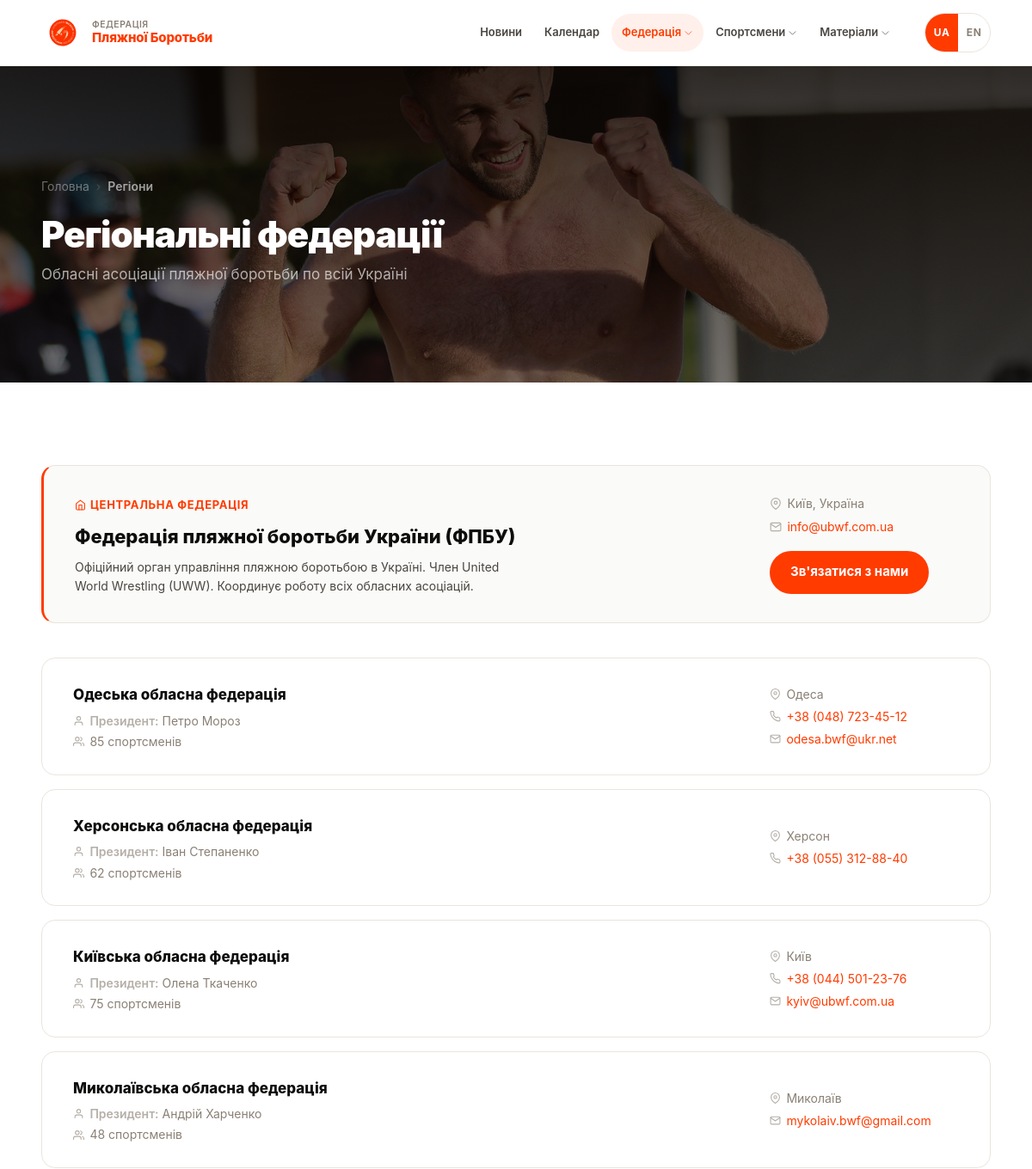
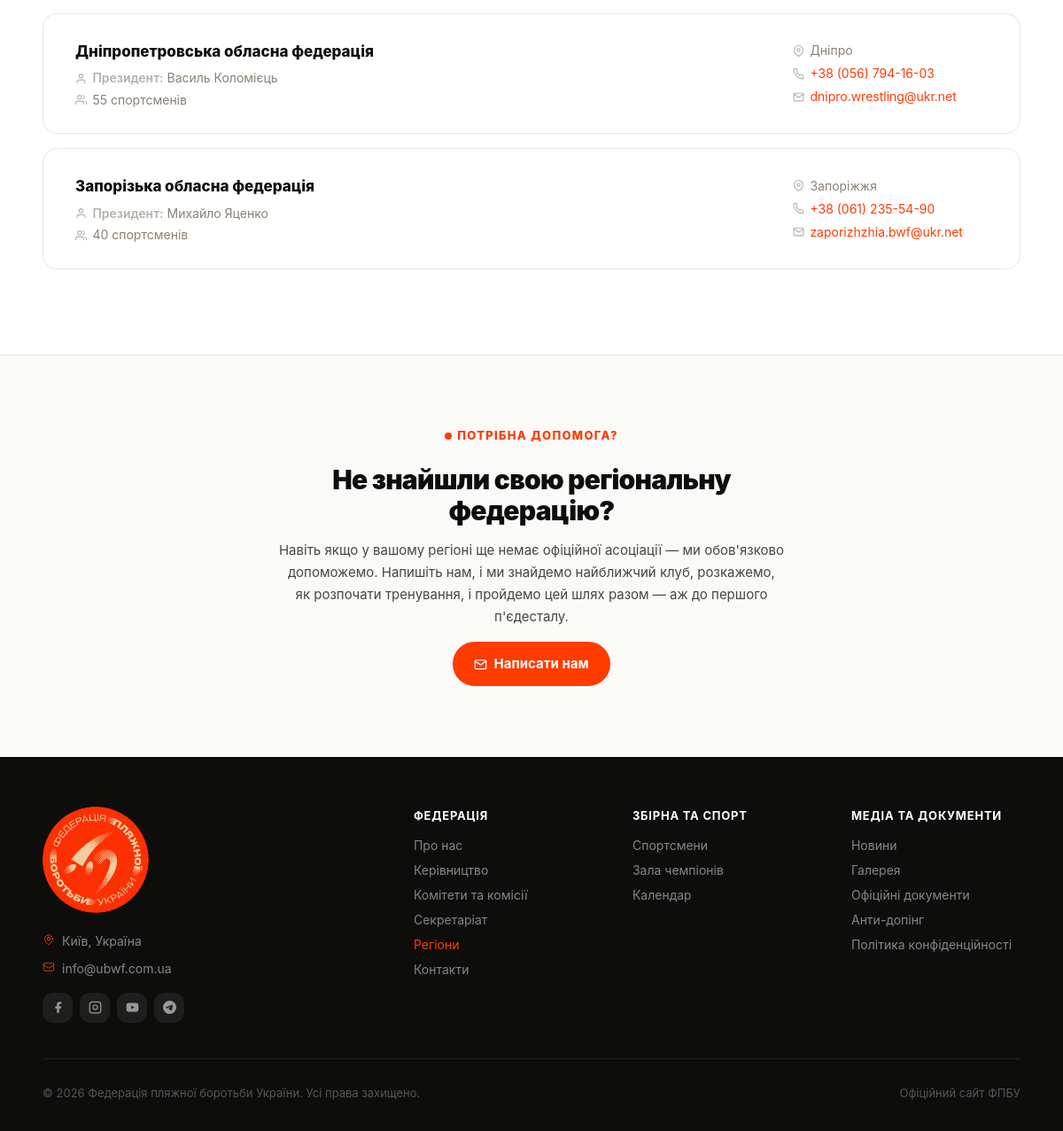
Page /regions on the committed database (2 pictures, top to bottom).
### tables this page shows
CREATE TABLE regions (
        id INTEGER PRIMARY KEY AUTOINCREMENT,
        name TEXT NOT NULL,
        name_en TEXT,
        city TEXT,
        president TEXT,
        contact_email TEXT,
        athletes_count INTEGER DEFAULT 0,
        sort_order INTEGER DEFAULT 0
    , contact_phone TEXT, city_en TEXT, president_en TEXT);

### app.py (the view)
@app.route('/regions')
def fed_regions():
    regions = db.get_regions()
    return render_template('federation/regions.html', regions=regions)

### app.py (called while the page is built)
@app.before_request
def set_language():
    lang = request.cookies.get('lang', 'uk')
    g.lang = lang if lang in SUPPORTED_LANGS else 'uk'
    g.t    = make_t(g.lang)

@app.template_filter('lf')
def lang_field(row, field):
    if g.lang == 'en':
        try:
            v = row[field + '_en']
            if v: return v
        except (KeyError, IndexError, TypeError):
            pass
    try:
        return row[field]
    except (KeyError, IndexError, TypeError):
        return ''

@app.context_processor
def inject_globals():
    return {
        'current_year': datetime.today().year,
        'lang': g.lang,
        't': g.t,
        'icon': _icon,
    }

def _fix_text_node(text):
    text = _PREP_RE.sub(lambda m: m.group(1) + ' ', text)
    text = _YEAR_RE.sub(r'\1 \2', text)
    return text

### db.py (called while the page is built)
def get_db():
    conn = sqlite3.connect(DB_PATH)
    conn.row_factory = sqlite3.Row
    conn.execute("PRAGMA journal_mode=WAL")
    return conn

def get_regions():
    conn = get_db()
    rows = conn.execute("SELECT * FROM regions ORDER BY sort_order, name").fetchall()
    conn.close()
    return rows

### icons.py (called while the page is built)
def icon(name, cls='', size=None):
    inner = _ICONS.get(name, '')
    if not inner:
        return Markup('')
    class_attr = f' class="{cls}"' if cls else ''
    size_attr = f' width="{size}" height="{size}"' if size else ''
    return Markup(
        f'<svg{class_attr}{size_attr} xmlns="http://www.w3.org/2000/svg" fill="none" '
        f'viewBox="0 0 24 24" stroke-width="1.5" stroke="currentColor" aria-hidden="true">'
        f'{inner}</svg>'
    )

### translations.py (called while the page is built)
def make_t(lang):
    d = TRANSLATIONS.get(lang, UK)
    def t(key):
        return d.get(key, UK.get(key, key))
    return t

### templates/federation/regions.html (shortened to what this page needs)
{% extends "base.html" %}
{% block content %}
<div class="page-hero page-hero--dark page-hero--regions">
    <div class="container">
        <nav class="breadcrumb">
            <a href="/" class="nav-link">{{ t('nav.home') }}</a>
            <span class="sep">›</span>
            <span class="cur">{{ t('nav.fed.regions') }}</span>
        </nav>
        <h1 class="page-hero-title">{{ 'Regional Federations' if lang == 'en' else 'Регіональні федерації' }}</h1>
        <p class="page-hero-desc">{{ 'Beach wrestling associations across all Ukrainian regions' if lang == 'en' else 'Обласні асоціації пляжної боротьби по всій Україні' }}</p>
    </div>
</div>
<section class="section">
    <div class="container">
        <div class="region-card--featured">
            <div class="region-featured-main">
                <div class="region-featured-tag">
                    <svg width="13" height="13" viewBox="0 0 24 24" fill="none" stroke="currentColor" stroke-width="2" stroke-linecap="round" stroke-linejoin="round" aria-hidden="true"><path d="M3 9l9-7 9 7v11a2 2 0 0 1-2 2H5a2 2 0 0 1-2-2z"/><polyline points="9 22 9 12 15 12 15 22"/></svg>
                    {{ 'National Federation' if lang == 'en' else 'Центральна федерація' }}
                </div>
                <div class="region-name">
                    {{ 'Ukrainian Beach Wrestling Federation (UBWF)' if lang == 'en' else 'Федерація пляжної боротьби України (ФПБУ)' }}
                </div>
                <p class="region-featured-desc">
                    {{ 'Official governing body of beach wrestling in Ukraine. Member of United World Wrestling (UWW). Coordinates the work of all regional associations.' if lang == 'en' else 'Офіційний орган управління пляжною боротьбою в Україні. Член United World Wrestling (UWW). Координує роботу всіх обласних асоціацій.' }}
                </p>
            </div>
            <div class="region-featured-contacts">
                <div class="region-info-row">
                    <svg width="14" height="14" viewBox="0 0 24 24" fill="none" stroke="currentColor" stroke-width="2" stroke-linecap="round" stroke-linejoin="round" aria-hidden="true"><path d="M21 10c0 7-9 13-9 13s-9-6-9-13a9 9 0 0 1 18 0z"/><circle cx="12" cy="10" r="3"/></svg>
                    <span>{{ 'Kyiv, Ukraine' if lang == 'en' else 'Київ, Україна' }}</span>
                </div>
                <div class="region-info-row">
                    <svg width="14" height="14" viewBox="0 0 24 24" fill="none" stroke="currentColor" stroke-width="2" stroke-linecap="round" stroke-linejoin="round" aria-hidden="true"><path d="M4 4h16c1.1 0 2 .9 2 2v12c0 1.1-.9 2-2 2H4c-1.1 0-2-.9-2-2V6c0-1.1.9-2 2-2z"/><polyline points="22,6 12,13 2,6"/></svg>
                    <a href="mailto:info@ubwf.com.ua">info@ubwf.com.ua</a>
                </div>
                <a href="/contacts" class="btn btn-brand nav-link" style="margin-top:0.625rem;">
                    {{ 'Contact us' if lang == 'en' else "Зв'язатися з нами" }}
                </a>
            </div>
        </div>
        {% if regions %}
        <div class="region-list">
            {% for r in regions %}
            <div class="region-card">
                <div class="region-card-main">
                    <div class="region-name">{{ r | lf('name') }}</div>
                    <div class="region-card-meta">
                        {% if r['president'] %}
                        <div class="region-info-row">
                            <svg width="13" height="13" viewBox="0 0 24 24" fill="none" stroke="currentColor" stroke-width="2" stroke-linecap="round" stroke-linejoin="round" aria-hidden="true"><path d="M20 21v-2a4 4 0 0 0-4-4H8a4 4 0 0 0-4 4v2"/><circle cx="12" cy="7" r="4"/></svg>
                            <span><span class="region-role">{{ 'President' if lang == 'en' else 'Президент' }}:</span> {{ r | lf('president') }}</span>
                        </div>
                        {% endif %}
                        {% if r['athletes_count'] %}
                        <div class="region-info-row">
                            <span>{{ r['athletes_count'] }} {{ 'athletes' if lang == 'en' else 'спортсменів' }}</span>
                        </div>
                        {% endif %}
                    </div>
                </div>
                {% set has_contacts = r['city'] or r['contact_phone'] or r['contact_email'] %}
                {% if has_contacts %}
                <div class="region-card-contacts">
                    {% if r['city'] %}
                    <div class="region-info-row">
                        <svg width="13" height="13" viewBox="0 0 24 24" fill="none" stroke="currentColor" stroke-width="2" stroke-linecap="round" stroke-linejoin="round" aria-hidden="true"><path d="M21 10c0 7-9 13-9 13s-9-6-9-13a9 9 0 0 1 18 0z"/><circle cx="12" cy="10" r="3"/></svg>
                        <span>{{ r | lf('city') }}</span>
                    </div>
                    {% endif %}
                    {% if r['contact_phone'] %}
                    <div class="region-info-row">
                        <a href="tel:{{ r['contact_phone'] }}">{{ r['contact_phone'] }}</a>
                    </div>
                    {% endif %}
                    {% if r['contact_email'] %}
                    <div class="region-info-row">
                        <svg width="13" height="13" viewBox="0 0 24 24" fill="none" stroke="currentColor" stroke-width="2" stroke-linecap="round" stroke-linejoin="round" aria-hidden="true"><path d="M4 4h16c1.1 0 2 .9 2 2v12c0 1.1-.9 2-2 2H4c-1.1 0-2-.9-2-2V6c0-1.1.9-2 2-2z"/><polyline points="22,6 12,13 2,6"/></svg>
                        <a href="mailto:{{ r['contact_email'] }}">{{ r['contact_email'] }}</a>
                    </div>
                    {% endif %}
                </div>
                {% endif %}
            </div>
            {% endfor %}
        </div>
        {% else %}
        <div class="empty-state">
            <p>{{ 'Regional information coming soon.' if lang == 'en' else 'Інформація про регіони незабаром.' }}</p>
        </div>
        {% endif %}
    </div>
</section>
<section class="region-contact-cta">
    <div class="container">
        <div class="region-contact-cta-inner">
            <div class="section-eyebrow">
                <svg width="8" height="8" viewBox="0 0 8 8" fill="currentColor" aria-hidden="true"><circle cx="4" cy="4" r="4"/></svg>
                {{ 'Need help?' if lang == 'en' else 'Потрібна допомога?' }}
            </div>
            <h2 class="region-contact-cta-title">
            </h2>
            <p class="region-contact-cta-desc">
            </p>
            <a href="/contacts" class="btn btn-brand nav-link">
                <svg width="15" height="15" viewBox="0 0 24 24" fill="none" stroke="currentColor" stroke-width="2" stroke-linecap="round" stroke-linejoin="round" aria-hidden="true"><path d="M4 4h16c1.1 0 2 .9 2 2v12c0 1.1-.9 2-2 2H4c-1.1 0-2-.9-2-2V6c0-1.1.9-2 2-2z"/><polyline points="22,6 12,13 2,6"/></svg>
                {{ 'Write to us' if lang == 'en' else 'Написати нам' }}
            </a>
        </div>
    </div>
</section>
{% endblock %}

### rows in the picture
regions: name "Одеська обласна федерація", value "Президент", president "Петро Мороз", athletes_count "85", value "спортсменів", city "Одеса", contact_phone "+38 (048) 723-45-12", contact_email "odesa.bwf@ukr.net"
regions: name "Херсонська обласна федерація", value "Президент", president "Іван Степаненко", athletes_count "62", value "спортсменів", city "Херсон", contact_phone "+38 (055) 312-88-40"
regions: name "Київська обласна федерація", value "Президент", president "Олена Ткаченко", athletes_count "75", value "спортсменів", city "Київ", contact_phone "+38 (044) 501-23-76", contact_email "kyiv@ubwf.com.ua"
regions: name "Миколаївська обласна федерація", value "Президент", president "Андрій Харченко", athletes_count "48", value "спортсменів", city "Миколаїв", contact_email "mykolaiv.bwf@gmail.com"
regions: name "Дніпропетровська обласна федерація", value "Президент", president "Василь Коломієць", athletes_count "55", value "спортсменів", city "Дніпро", contact_phone "+38 (056) 794-16-03", contact_email "dnipro.wrestling@ukr.net"
regions: name "Запорізька обласна федерація", value "Президент", president "Михайло Яценко", athletes_count "40", value "спортсменів", city "Запоріжжя", contact_phone "+38 (061) 235-54-90", contact_email "zaporizhzhia.bwf@ukr.net"

### other values in the picture
{{ 'Federation' if lang == 'en' else 'Федерація' }} "ФЕДЕРАЦІЯ"
{{ 'Beach Wrestling' if lang == 'en' else 'Пляжної Боротьби' }} "Пляжної Боротьби"
{{ t('nav.news') }} "Новини"
{{ t('nav.calendar') }} "Календар"
{{ t('nav.federation') }} "Федерація"
{{ t('nav.athletes') }} "Спортсмени"
{{ 'Materials' if lang == 'en' else 'Матеріали' }} "Матеріали"
{{ t('nav.home') }} "Головна"
{{ t('nav.fed.regions') }} "Регіони"
{{ 'Regional Federations' if lang == 'en' else 'Регіональні федерації' }} "Регіональні федерації"
{{ 'National Federation' if lang == 'en' else 'Центральна федерація' }} "ЦЕНТРАЛЬНА ФЕДЕРАЦІЯ"
{{ 'Kyiv, Ukraine' if lang == 'en' else 'Київ, Україна' }} "Київ, Україна"
{{ 'Contact us' if lang == 'en' else "Зв'язатися з нами" }} "Зв'язатися з нами"
{{ 'Need help?' if lang == 'en' else 'Потрібна допомога?' }} "ПОТРІБНА ДОПОМОГА?"
{{ 'Write to us' if lang == 'en' else 'Написати нам' }} "Написати нам"
